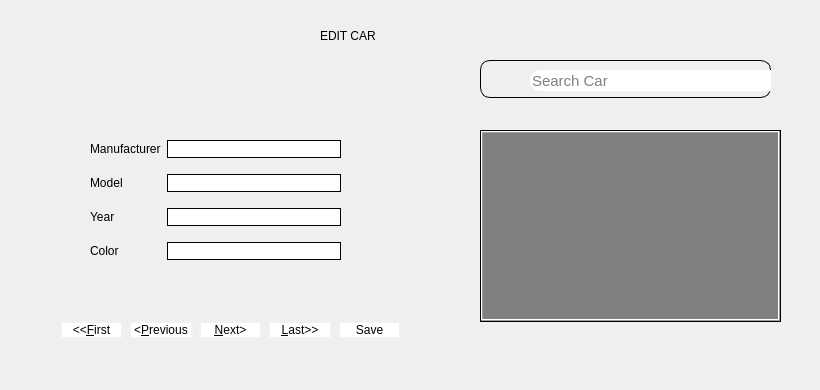
      <widget class="QWidget" name="editCar">
       <widget class="QWidget" name="widget" native="true">
        <property name="geometry">
         <rect>
          <x>30</x>
          <y>20</y>
          <width>781</width>
          <height>361</height>
         </rect>
        </property>
        <property name="styleSheet">
         <string notr="true">
.QPushButton{
background-color: rgb(255, 255, 255);
border: 2px solid #f1f1f1;
color:black;
border-radius:10px;
}

.QPushButton::hover{
color: black;
	background-color: rgb(162, 162, 162);
border: 2px solid #f1f1f1;
border-radius:10px;
}</string>
        </property>
        <widget class="QFrame" name="editUserSearchFrame_2">
         <property name="geometry">
          <rect>
           <x>450</x>
           <y>40</y>
           <width>291</width>
           <height>38</height>
          </rect>
         </property>
         <property name="sizePolicy">
          <sizepolicy hsizetype="Preferred" vsizetype="Expanding">
           <horstretch>0</horstretch>
           <verstretch>0</verstretch>
          </sizepolicy>
         </property>
         <property name="font">
          <font>
           <bold>false</bold>
          </font>
         </property>
         <property name="focusPolicy">
          <enum>Qt::NoFocus</enum>
         </property>
         <property name="styleSheet">
          <string notr="true">border-style: solid;
border-width: 1px;
border-radius: 10px;</string>
         </property>
         <property name="frameShape">
          <enum>QFrame::StyledPanel</enum>
         </property>
         <property name="frameShadow">
          <enum>QFrame::Raised</enum>
         </property>
         <widget class="QLineEdit" name="edit_carSearch">
          <property name="geometry">
           <rect>
            <x>50</x>
            <y>10</y>
            <width>471</width>
            <height>21</height>
           </rect>
          </property>
          <property name="font">
           <font>
            <pointsize>11</pointsize>
           </font>
          </property>
          <property name="toolTip">
           <string>Enter user first name or last name</string>
          </property>
          <property name="statusTip">
           <string notr="true">Enter user first name or last name</string>
          </property>
          <property name="autoFillBackground">
           <bool>false</bool>
          </property>
          <property name="styleSheet">
           <string notr="true">border: none;</string>
          </property>
          <property name="text">
           <string/>
          </property>
          <property name="frame">
           <bool>false</bool>
          </property>
          <property name="placeholderText">
           <string>Search Car</string>
          </property>
          <property name="clearButtonEnabled">
           <bool>true</bool>
          </property>
         </widget>
         <widget class="QLabel" name="editUser_SearchLabel_2">
          <property name="geometry">
           <rect>
            <x>20</x>
            <y>10</y>
            <width>21</width>
            <height>21</height>
           </rect>
          </property>
          <property name="styleSheet">
           <string notr="true">border: none;</string>
          </property>
          <property name="text">
           <string/>
          </property>
          <property name="pixmap">
           <pixmap>:/images/images/search.svg</pixmap>
          </property>
          <property name="scaledContents">
           <bool>true</bool>
          </property>
         </widget>
        </widget>
        <widget class="QWidget" name="gridLayoutWidget_5">
         <property name="geometry">
          <rect>
           <x>60</x>
           <y>110</y>
           <width>251</width>
           <height>141</height>
          </rect>
         </property>
         <layout class="QGridLayout" name="gridLayout_5">
          <item row="1" column="1">
           <widget class="QLineEdit" name="editModelInput">
            <property name="styleSheet">
             <string notr="true">border-style: solid;
border-width: 1px;
border-radius: 10px;</string>
            </property>
           </widget>
          </item>
          <item row="0" column="0">
           <widget class="QLabel" name="label_21">
            <property name="styleSheet">
             <string notr="true">color:black;</string>
            </property>
            <property name="text">
             <string>Manufacturer</string>
            </property>
           </widget>
          </item>
          <item row="2" column="1">
           <widget class="QLineEdit" name="editYearInput">
            <property name="styleSheet">
             <string notr="true">border-style: solid;
border-width: 1px;
border-radius: 10px;</string>
            </property>
           </widget>
          </item>
          <item row="0" column="1">
           <widget class="QLineEdit" name="editManufactorInput">
            <property name="styleSheet">
             <string notr="true">border-style: solid;
border-width: 1px;
border-radius: 10px;</string>
            </property>
           </widget>
          </item>
          <item row="3" column="0">
           <widget class="QLabel" name="label_22">
            <property name="styleSheet">
             <string notr="true">color:black;</string>
            </property>
            <property name="text">
             <string>Color</string>
            </property>
           </widget>
          </item>
          <item row="1" column="0">
           <widget class="QLabel" name="label_23">
            <property name="styleSheet">
             <string notr="true">color:black;</string>
            </property>
            <property name="text">
             <string>Model</string>
            </property>
           </widget>
          </item>
          <item row="2" column="0">
           <widget class="QLabel" name="label_24">
            <property name="styleSheet">
             <string notr="true">color:black;</string>
            </property>
            <property name="text">
             <string>Year</string>
            </property>
           </widget>
          </item>
          <item row="3" column="1">
           <widget class="QLineEdit" name="editColorInput">
            <property name="styleSheet">
             <string notr="true">border-style: solid;
border-width: 1px;
border-radius: 10px;</string>
            </property>
           </widget>
          </item>
         </layout>
        </widget>
        <widget class="QTableView" name="tableView">
         <property name="geometry">
          <rect>
           <x>450</x>
           <y>110</y>
           <width>301</width>
           <height>192</height>
          </rect>
         </property>
         <property name="styleSheet">
          <string notr="true">border-style: solid;
border-width: 1px;
</string>
         </property>
        </widget>
        <widget class="QWidget" name="horizontalLayoutWidget_4">
         <property name="geometry">
          <rect>
           <x>30</x>
           <y>290</y>
           <width>341</width>
           <height>41</height>
          </rect>
         </property>
         <layout class="QHBoxLayout" name="horizontalLayout_4">
          <item>
           <widget class="QPushButton" name="firstButton">
            <property name="text">
             <string>&lt;&lt;&amp;First</string>
            </property>
           </widget>
          </item>
          <item>
           <widget class="QPushButton" name="previousButton">
            <property name="text">
             <string>&lt;&amp;Previous</string>
            </property>
           </widget>
          </item>
          <item>
           <widget class="QPushButton" name="nextButton">
            <property name="text">
             <string>&amp;Next&gt;</string>
            </property>
           </widget>
          </item>
          <item>
           <widget class="QPushButton" name="lastButton">
            <property name="text">
             <string>&amp;Last&gt;&gt;</string>
            </property>
           </widget>
          </item>
          <item>
           <widget class="QPushButton" name="SaveEditCar">
            <property name="text">
             <string>Save</string>
            </property>
           </widget>
          </item>
         </layout>
        </widget>
        <widget class="QLabel" name="label_25">
         <property name="geometry">
          <rect>
           <x>290</x>
           <y>0</y>
           <width>111</width>
           <height>31</height>
          </rect>
         </property>
         <property name="styleSheet">
          <string notr="true">font: 900 16pt &quot;Segoe UI Black&quot;;
Color:Black;</string>
         </property>
         <property name="text">
          <string>EDIT CAR</string>
         </property>
        </widget>
        <widget class="QListView" name="AdminCarList">
         <property name="geometry">
          <rect>
           <x>451</x>
           <y>111</y>
           <width>299</width>
           <height>190</height>
          </rect>
         </property>
         <property name="palette">
          <palette>
           <active>
            <colorrole role="Button">
             <brush brushstyle="SolidPattern">
              <color alpha="255">
               <red>128</red>
               <green>128</green>
               <blue>128</blue>
              </color>
             </brush>
            </colorrole>
            <colorrole role="Base">
             <brush brushstyle="SolidPattern">
              <color alpha="255">
               <red>128</red>
               <green>128</green>
               <blue>128</blue>
              </color>
             </brush>
            </colorrole>
            <colorrole role="Window">
             <brush brushstyle="SolidPattern">
              <color alpha="255">
               <red>128</red>
               <green>128</green>
               <blue>128</blue>
              </color>
             </brush>
            </colorrole>
           </active>
           <inactive>
            <colorrole role="Button">
             <brush brushstyle="SolidPattern">
              <color alpha="255">
               <red>128</red>
               <green>128</green>
               <blue>128</blue>
              </color>
             </brush>
            </colorrole>
            <colorrole role="Base">
             <brush brushstyle="SolidPattern">
              <color alpha="255">
               <red>128</red>
               <green>128</green>
               <blue>128</blue>
              </color>
             </brush>
            </colorrole>
            <colorrole role="Window">
             <brush brushstyle="SolidPattern">
              <color alpha="255">
               <red>128</red>
               <green>128</green>
               <blue>128</blue>
              </color>
             </brush>
            </colorrole>
           </inactive>
           <disabled>
            <colorrole role="Button">
             <brush brushstyle="SolidPattern">
              <color alpha="255">
               <red>128</red>
               <green>128</green>
               <blue>128</blue>
              </color>
             </brush>
            </colorrole>
            <colorrole role="Base">
             <brush brushstyle="SolidPattern">
              <color alpha="255">
               <red>128</red>
               <green>128</green>
               <blue>128</blue>
              </color>
             </brush>
            </colorrole>
            <colorrole role="Window">
             <brush brushstyle="SolidPattern">
              <color alpha="255">
               <red>128</red>
               <green>128</green>
               <blue>128</blue>
              </color>
             </brush>
            </colorrole>
           </disabled>
          </palette>
         </property>
         <property name="autoFillBackground">
          <bool>false</bool>
         </property>
         <property name="styleSheet">
          <string notr="true">border-color: black</string>
         </property>
         <property name="frameShape">
          <enum>QFrame::Box</enum>
         </property>
         <property name="frameShadow">
          <enum>QFrame::Raised</enum>
         </property>
        </widget>
       </widget>
      </widget>
